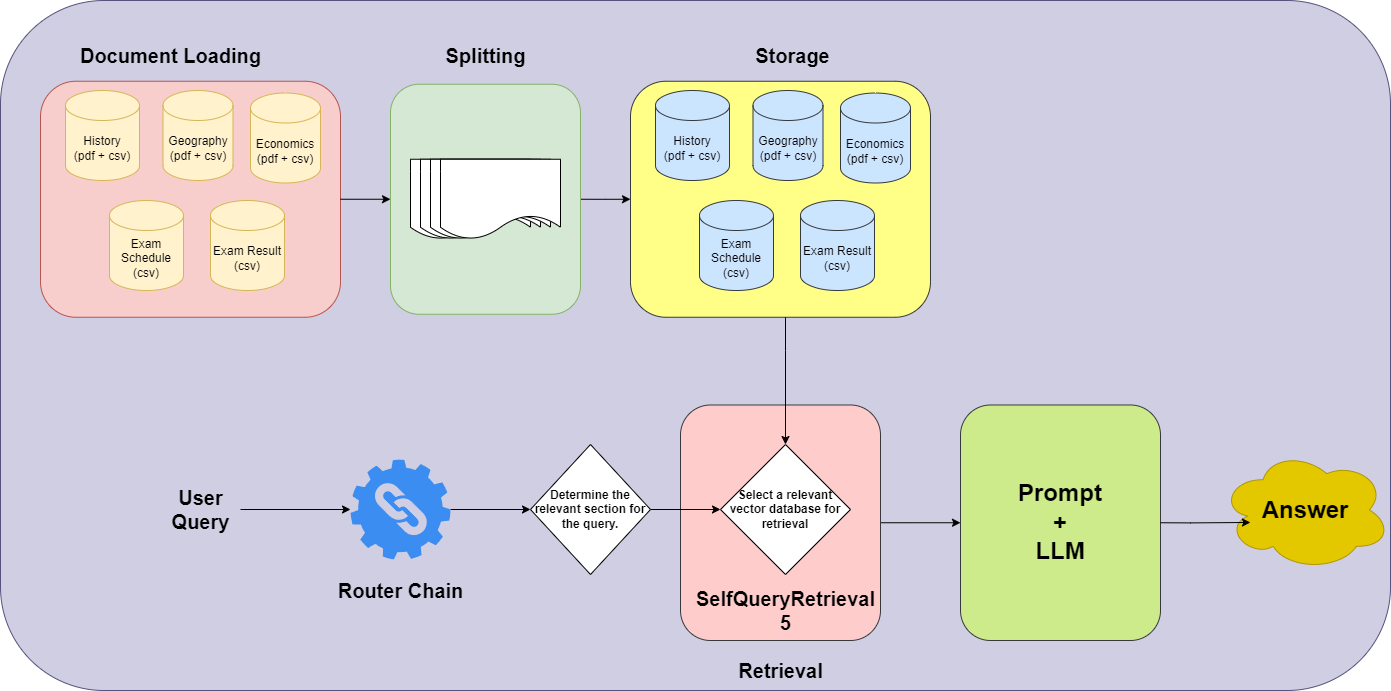
#> input picture data/sample_image.png, 1391 x 691 px, found by its file name
$ python crop.py
#> lines starting #> are read from the running program, lines starting #| are printed output that depends on the picture
import os

import cv2

img = cv2.imread(os.path.join("data", "sample_image.png"))
#> img is the input picture: shape (691, 1391, 3); mean B, G, R 210.2, 209, 211.5
croped_img = img[0:200, 100:200]
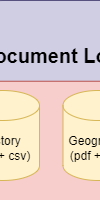
#> croped_img: shape (200, 100, 3); mean B, G, R 201.6, 207.5, 224.3

print(img.shape)
#| (691, 1391, 3)
print(croped_img.shape)
#| (200, 100, 3)

# visulize
cv2.imshow('image', img)
cv2.imshow('resize image', croped_img)
cv2.waitKey(0)
